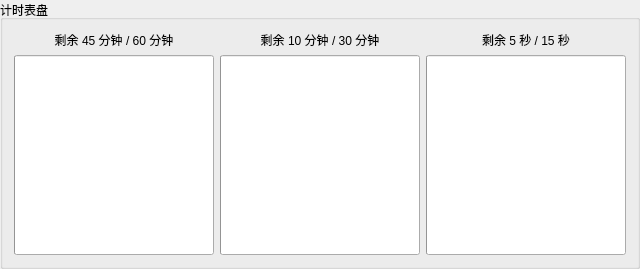
        <widget class="QGroupBox" name="timerGroup">
         <property name="title">
          <string>计时表盘</string>
         </property>
         <layout class="QGridLayout" name="gridLayout_5">
          <item row="0" column="0">
           <widget class="QLabel" name="timerHourCaption">
            <property name="text">
             <string>剩余 45 分钟 / 60 分钟</string>
            </property>
            <property name="alignment">
             <set>Qt::AlignCenter</set>
            </property>
           </widget>
          </item>
          <item row="0" column="1">
           <widget class="QLabel" name="timerHalfCaption">
            <property name="text">
             <string>剩余 10 分钟 / 30 分钟</string>
            </property>
            <property name="alignment">
             <set>Qt::AlignCenter</set>
            </property>
           </widget>
          </item>
          <item row="0" column="2">
           <widget class="QLabel" name="timerShortCaption">
            <property name="text">
             <string>剩余 5 秒 / 15 秒</string>
            </property>
            <property name="alignment">
             <set>Qt::AlignCenter</set>
            </property>
           </widget>
          </item>
          <item row="1" column="0">
           <widget class="ExTimerDial" name="timerHour">
            <property name="minimumSize">
             <size>
              <width>200</width>
              <height>200</height>
             </size>
            </property>
            <property name="maximumSize">
             <size>
              <width>240</width>
              <height>240</height>
             </size>
            </property>
            <property name="remainingMilliseconds">
             <longLong>2700000</longLong>
            </property>
            <property name="totalMilliseconds">
             <longLong>3600000</longLong>
            </property>
            <property name="running">
             <bool>false</bool>
            </property>
            <property name="finishTimeVisible">
             <bool>true</bool>
            </property>
           </widget>
          </item>
          <item row="1" column="1">
           <widget class="ExTimerDial" name="timerHalf">
            <property name="minimumSize">
             <size>
              <width>200</width>
              <height>200</height>
             </size>
            </property>
            <property name="maximumSize">
             <size>
              <width>240</width>
              <height>240</height>
             </size>
            </property>
            <property name="remainingMilliseconds">
             <longLong>600000</longLong>
            </property>
            <property name="totalMilliseconds">
             <longLong>1800000</longLong>
            </property>
            <property name="running">
             <bool>false</bool>
            </property>
           </widget>
          </item>
          <item row="1" column="2">
           <widget class="ExTimerDial" name="timerShort">
            <property name="minimumSize">
             <size>
              <width>200</width>
              <height>200</height>
             </size>
            </property>
            <property name="maximumSize">
             <size>
              <width>240</width>
              <height>240</height>
             </size>
            </property>
            <property name="remainingMilliseconds">
             <longLong>5000</longLong>
            </property>
            <property name="totalMilliseconds">
             <longLong>15000</longLong>
            </property>
            <property name="running">
             <bool>false</bool>
            </property>
            <property name="finishTimeVisible">
             <bool>false</bool>
            </property>
           </widget>
          </item>
         </layout>
        </widget>
